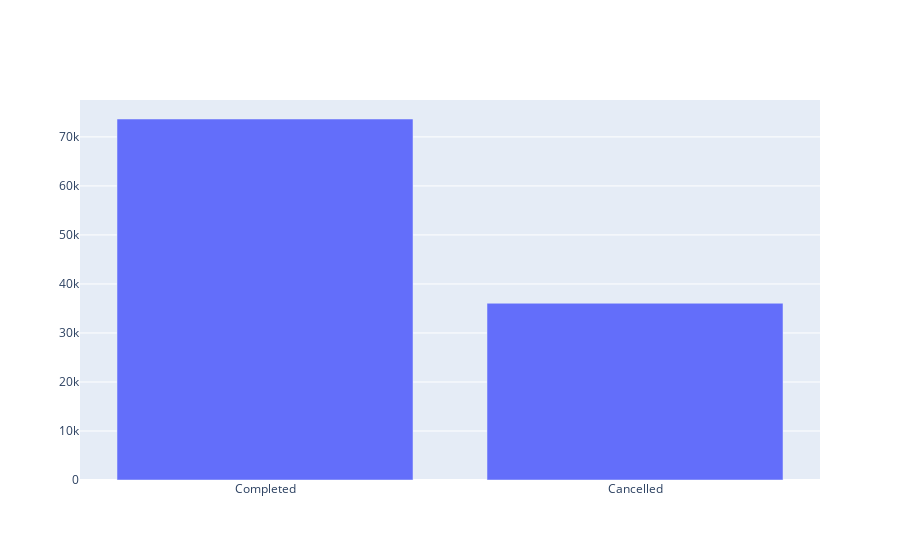

Source (notebook cell):
### Code cell
#quantity by order status
order_status = df.groupby('Order Status')['Quantity'].sum().sort_values(ascending=False)
order_status
fig = go.Figure()
fig.add_trace(go.Bar(
    x=order_status.index,
    y=order_status.values,
    name='Quantity by Order Status'))

### Figure 1 — Plotly figure (JSON) as saved in the notebook; plotly's stock layout.template omitted (floating-point values rounded to 4 significant figures)
{"data": [{"name": "Quantity by Order Status", "type": "bar", "x": ["Completed", "Cancelled"], "y": [73650, 36061]}], "layout": {}}
